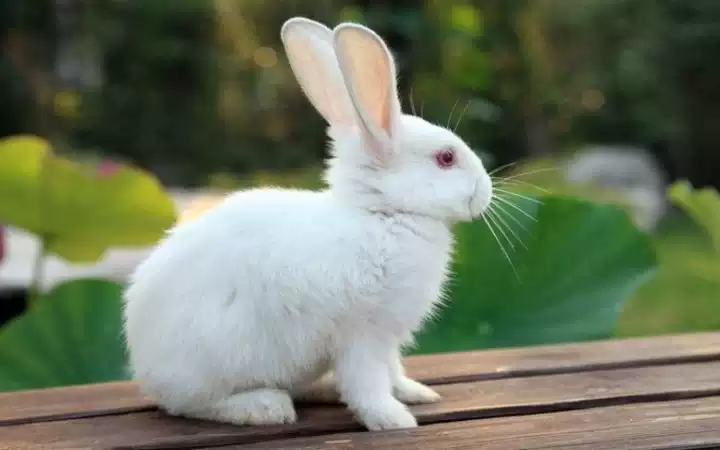
#> input picture image/rbt.jpg, 720 x 450 px
$ jupyter execute '禮帽與黑帽.ipynb'
#> lines starting #> are read from the running program, lines starting #| are printed output that depends on the picture
[cell 1]
import cv2 as cv
import numpy as np
import matplotlib.pyplot as plt

[cell 2]
def print_img(img, label=""):
    # 顯示圖片用
    plt.imshow(img, cmap=plt.cm.gray)
    plt.xticks([])
    plt.yticks([])
    plt.ylabel(label)
    plt.xlabel("type:{}, shape:{}".format(img.dtype, img.shape))
    plt.show()

[cell 3]
img_src = cv.imread('../image/rbt.jpg')
#> img_src is the input picture: shape (450, 720, 3); mean B, G, R 96.1, 118.6, 109.7
print_img(img_src, 'src')

[cell 4]
img_gray = cv.cvtColor(img_src, cv.COLOR_RGB2GRAY)
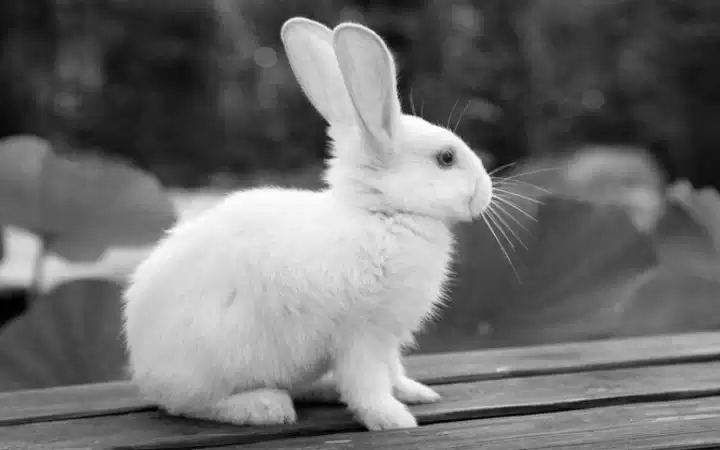
#> img_gray: shape (450, 720); min 0, max 255, mean 110.9
print_img(img_gray, 'gray')

# 形態學梯度
* 膨脹減去腐蝕
* 可以將邊緣區域突出

[cell 5]
ksize = 3
kernel = np.ones((ksize, ksize), dtype=np.uint8)
img_dilate = cv.dilate(img_gray, kernel, iterations=3)
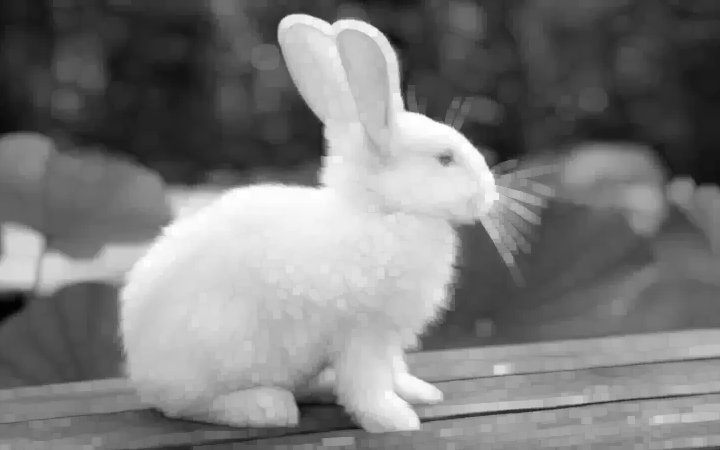
#> img_dilate: shape (450, 720); min 1, max 255, mean 122.5
img_erode = cv.erode(img_gray, kernel, iterations=3)
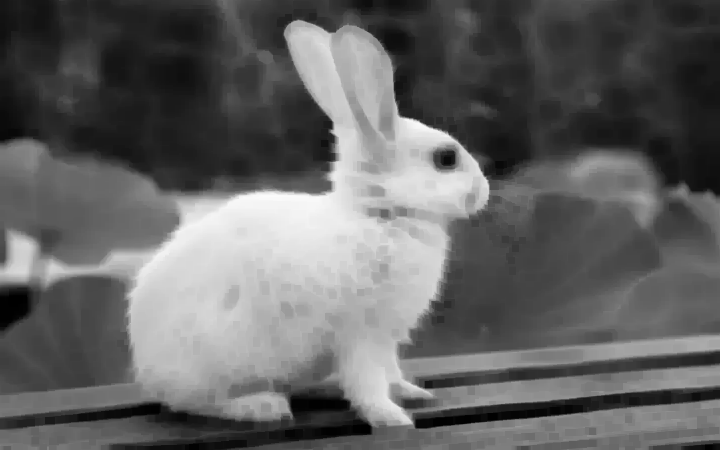
#> img_erode: shape (450, 720); min 0, max 251, mean 99.2
img_border = img_dilate - img_erode
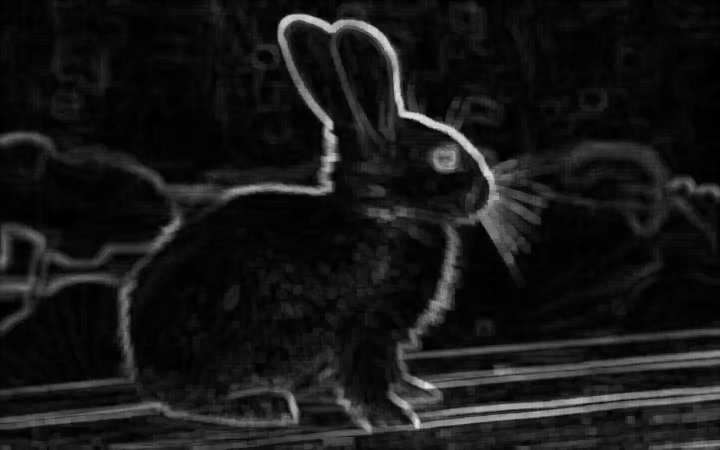
#> img_border: shape (450, 720); min 0, max 225, mean 23.3
print_img(img_border)

# 形態學禮帽
* 灰階圖像減去開運算後圖像
* 局部亮被提出

[cell 6]
def mop_open(img, ksize=3, iterations=1):
#> called with ksize = 5, iterations = 5
    kernel = np.ones((ksize, ksize), dtype=np.uint8)

    # (腐蝕->腐蝕...) => (膨脹->膨脹...)
    img_erode = cv.erode(img, kernel, iterations=iterations)
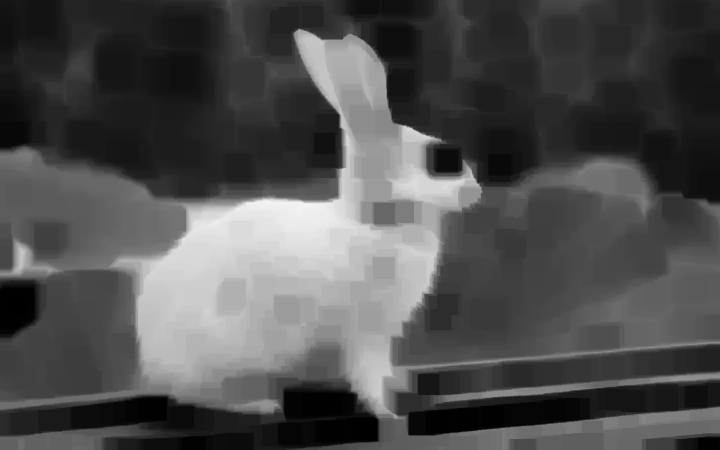
#> img_erode: shape (450, 720); min 0, max 243, mean 79.3
    img_dilate = cv.dilate(img_erode, kernel, iterations=iterations)
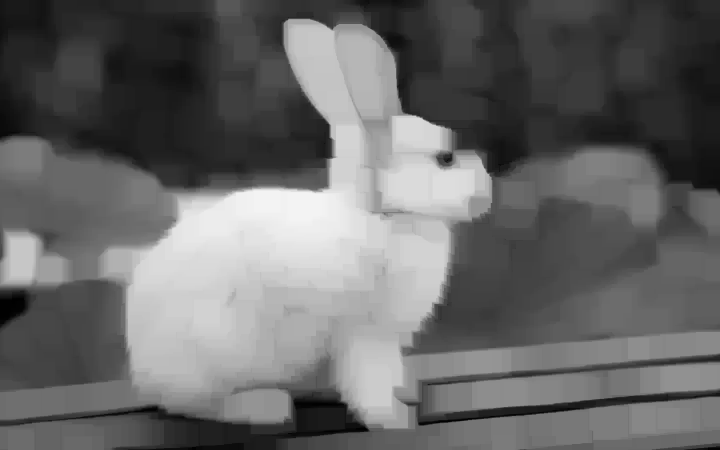
#> img_dilate: shape (450, 720); min 0, max 243, mean 103.4
    return img_dilate

[cell 7]
img_open = mop_open(img_gray, 5, 5)
img_tophat = img_gray - img_open
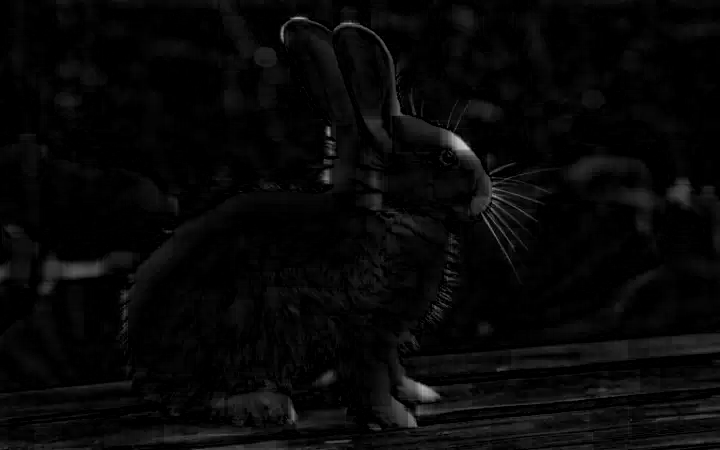
#> img_tophat: shape (450, 720); min 0, max 206, mean 7.5
print_img(img_tophat)

# 形態學黑帽
* 閉運算圖像減去灰階圖像
* 黑色坑洞被提出

[cell 8]
def mop_close(img, ksize=3, iterations=1):
#> called with ksize = 3, iterations = 10
    kernel = np.ones((ksize, ksize), dtype=np.uint8)

    # (膨脹->膨脹...) => (腐蝕->腐蝕...)
    img_dilate = cv.dilate(img, kernel, iterations=iterations)
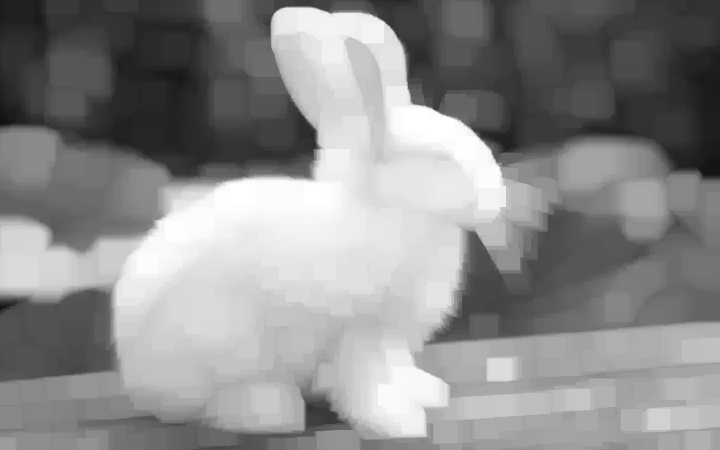
#> img_dilate: shape (450, 720); min 18, max 255, mean 139.8
    img_erode = cv.erode(img_dilate, kernel, iterations=iterations)
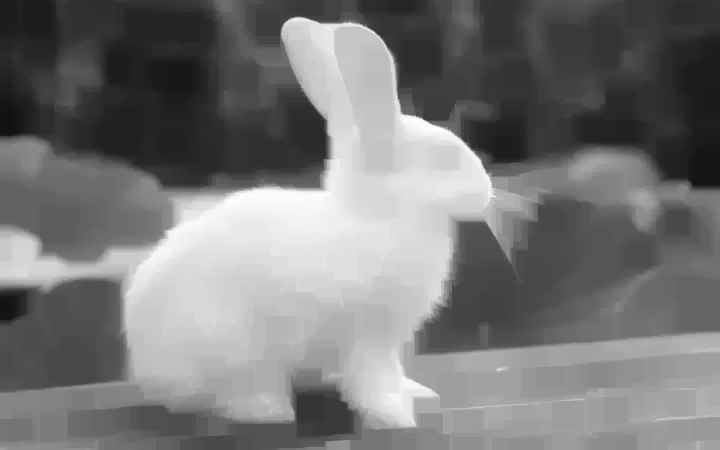
#> img_erode: shape (450, 720); min 18, max 255, mean 119.2
    return img_erode

[cell 9]
img_close = mop_close(img_gray, 3, 10)
img_blackhat = img_close - img_gray
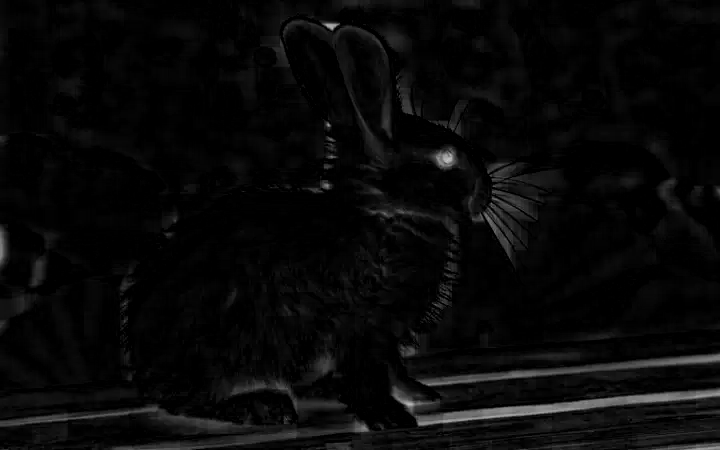
#> img_blackhat: shape (450, 720); min 0, max 198, mean 8.3
print_img(img_blackhat)
